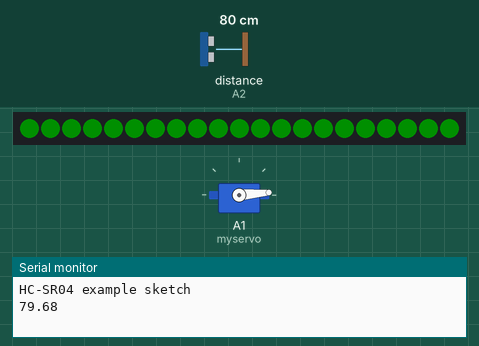
This sketch was run on a simulated Arduino Uno, built with avr-gcc and run on an emulated ATmega328P. Parts: servo, 21 RGB LEDs in strip order, left to right, the last lines printed to the serial monitor. Wiring (inferred from the names in the program): ultrasonic range finder: trigger A3; echo A2. Inputs (shaded band) come from the test bench; at power-on: distance to the obstacle (sensor on A2) 80 cm. The echo pulse lasts 58.3 µs per cm; dim RGB values are drawn brighter than linear.

Above: at 2.8 s.
2.9 s: distance to the obstacle (sensor on A2) set to 2 cm
At 4.71 s:
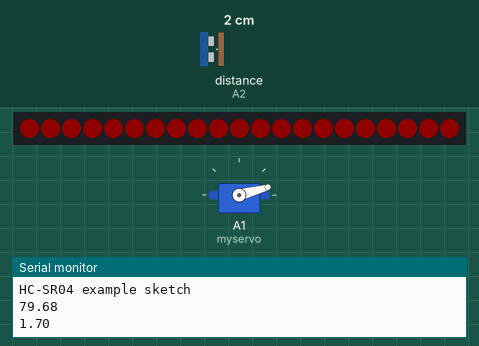
5.7 s: distance to the obstacle (sensor on A2) set to 35 cm
At 7.31 s:
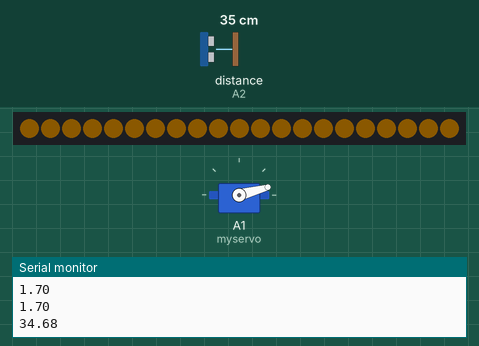
8.3 s: distance to the obstacle (sensor on A2) set to 60 cm
At 8.97 s:
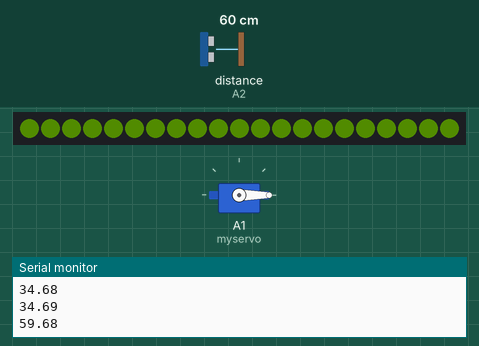
10.9 s: distance to the obstacle (sensor on A2) set to 120 cm
At 12.54 s:
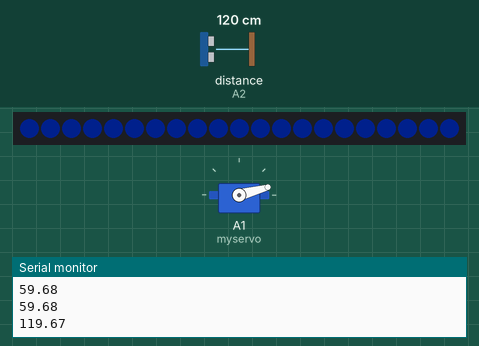
13.5 s: distance to the obstacle (sensor on A2) set to 250 cm
At 15.17 s:
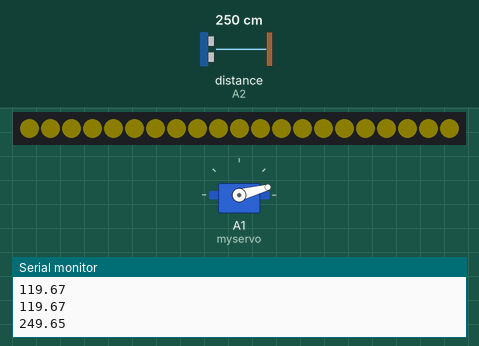
Timing chart, 0 to 17.1 s (numbered marks = the images above; inputs shaded):
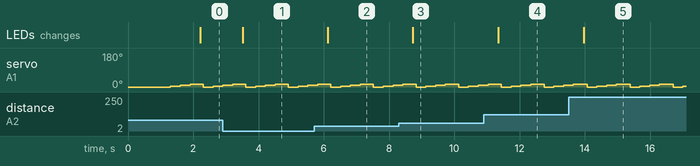

The sketch:

radar_prototype.ino
```cpp
#include <FastLED.h> // http://librarymanager/All#FASTLED
#include <Servo.h>
#define LED_PIN     4
#define NUM_LEDS    21
#define BRIGHTNESS  64
#define LED_TYPE    WS2811
#define COLOR_ORDER GRB
CRGB leds[NUM_LEDS];
CRGBPalette16 currentPalette;
TBlendType    currentBlending;
Servo myservo;  // create servo object to control a servo

const int trigPin = A3;
const int echoPin = A2;
float duration, distance; // Attachement des pins pour le capteur: A3 pour Trig et A2 pour Echo

void setup() {
  delay( 1000 ); // power-up safety delay
  // Initialize the Serial port:

  Serial.begin(115200);
  Serial.println("HC-SR04 example sketch");

  // Initialize the HC-SR04 pin

  pinMode(trigPin, OUTPUT);
	pinMode(echoPin, INPUT);

// Setup LED

 FastLED.addLeds<LED_TYPE, LED_PIN, COLOR_ORDER>(leds, NUM_LEDS).setCorrection( TypicalLEDStrip );
 FastLED.setBrightness(  BRIGHTNESS );

 currentPalette = RainbowColors_p;
 currentBlending = LINEARBLEND;

 myservo.attach(A1);  // attaches the servo on pin A1 to the servo object

}

void loop() {

    for (int i=0; i<=15; i=i+5){
  myservo.write(i);                  // sets the servo position according to the scaled value
  delay(300);                           // waits for the servo to get there
  }

  digitalWrite(trigPin, LOW);
	delayMicroseconds(2);
	digitalWrite(trigPin, HIGH);
	delayMicroseconds(10);
	digitalWrite(trigPin, LOW);

  duration = pulseIn(echoPin, HIGH);
  distance = (duration*.0343)/2;   // The speed of sound is approximately 340 meters per second, but since the pulseIn() function returns the time in microseconds
  Serial.println(distance);
  uint8_t dist_temp = map(distance,0,200,0,255); // Map value from distance sensor to LED

  // FastLED's built-in rainbow generator
  fill_solid( leds, NUM_LEDS, ColorFromPalette(RainbowColors_p,dist_temp,BRIGHTNESS, LINEARBLEND));


// send the 'leds' array out to the actual LED strip
  FastLED.show();
  delay( 100 ); // power-up safety delay

}
```

Measured:
- after the input at 2.9 s, the LEDs: change after 0.61 s (image 1)
- after the input at 5.7 s, the LEDs: change after 0.42 s (image 2)
- after the input at 8.3 s, the LEDs: change after 0.43 s (image 3)
- after the input at 10.9 s, the LEDs: change after 0.44 s (image 4)
- after the input at 13.5 s, the LEDs: change after 0.47 s (image 5)
- by itself, servo on A1 (myservo): repeats every 1.3 s: 0° 0.30 s, 5° 0.30 s, 10° 0.30 s, 15° 0.42 s
